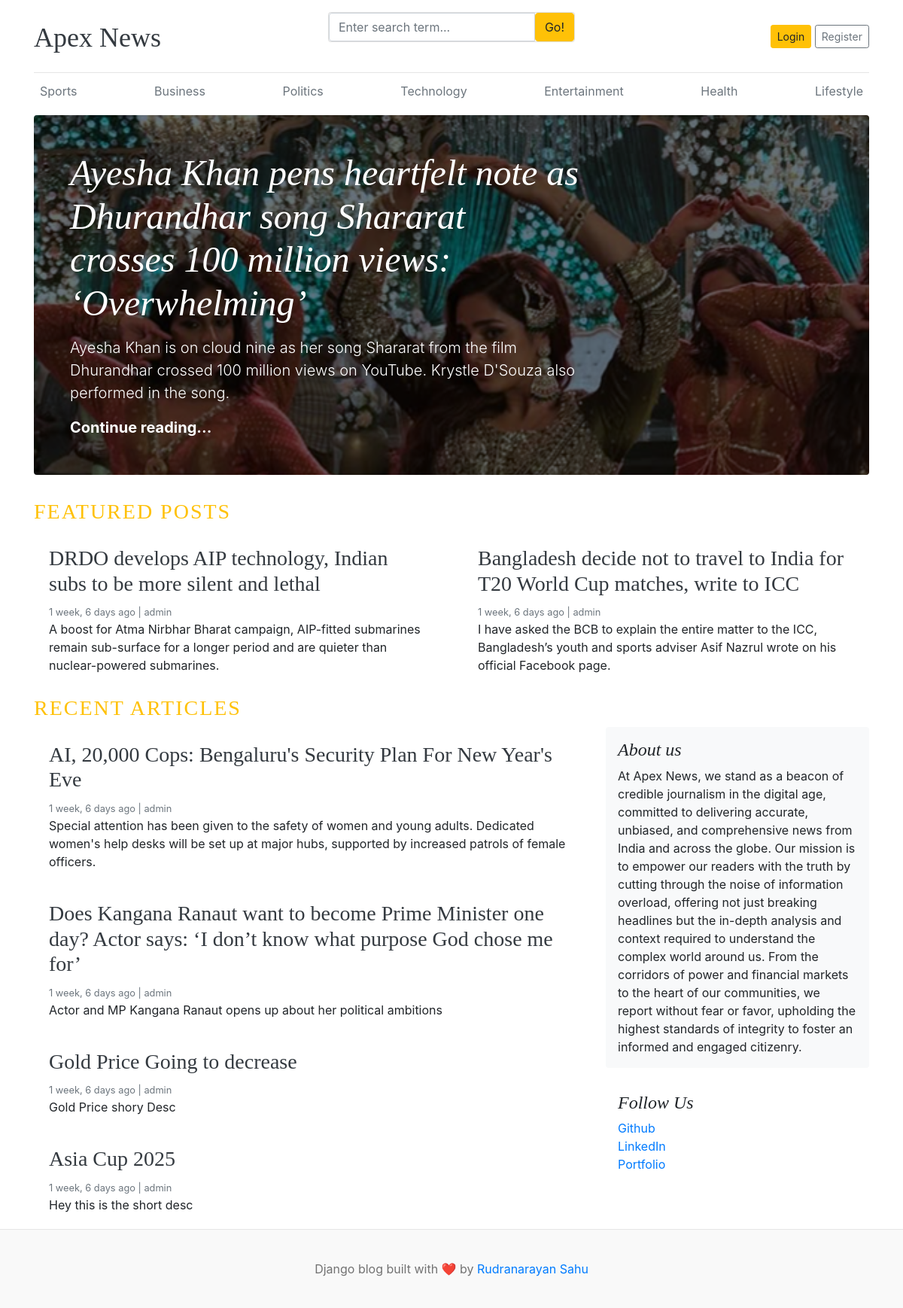
The page / on the database its author committed.
### blogs/models.py (models this page shows, shortened)
class Category(models.Model):
    category_name = models.CharField(max_length=50, unique=True)
    created_at = models.DateTimeField(auto_now_add=True)
    updated_at = models.DateTimeField(auto_now=True)
    class Meta:
        verbose_name = "Category"
        verbose_name_plural = "Categories"

class Blog(models.Model):
    title = models.CharField(max_length=200)
    slug = models.SlugField(max_length=200, unique=True, blank=True)
    category = models.ForeignKey(Category, on_delete=models.CASCADE)
    author = models.ForeignKey(User, on_delete=models.CASCADE)
    featured_image = models.ImageField(upload_to='uploads/%Y/%m/%d/',)
    short_description = models.TextField(max_length=500)
    blog_body = models.TextField(max_length=2000)
    status = models.CharField(max_length=20, choices=STATUS_CHOICES, default="Draft")
    is_featured = models.BooleanField(default=False)
    created_at = models.DateTimeField(auto_now_add=True)
    updated_at = models.DateTimeField(auto_now=True)
    class Meta:
        verbose_name = "Blog"
        verbose_name_plural = "Blogs"

### background/models.py (models this page shows, shortened)
class AboutModel(models.Model):
    title = models.CharField(max_length=200)
    content = models.TextField()
    created_at = models.DateTimeField(auto_now_add=True)
    updated_at = models.DateTimeField(auto_now=True)
    class Meta:
        verbose_name = "About"
        verbose_name_plural = "About"

class SocialLinks(models.Model):
    platform = models.CharField(max_length=100)
    url = models.URLField()
    created_at = models.DateTimeField(auto_now_add=True)
    updated_at = models.DateTimeField(auto_now=True)
    class Meta:
        verbose_name = "Social Link"
        verbose_name_plural = "Social Links"

### blog_main/views.py (the view)
# urls.py: 2. Add a URL to urlpatterns:  path('', views.home, name='home')
def home(request):
    featured_posts = Blog.objects.filter(is_featured=True).order_by('-created_at')
    posts = Blog.objects.filter(is_featured=False, status="Published").order_by('-created_at')
    try:
        about = AboutModel.objects.get()
    except AboutModel.DoesNotExist:
        about = None
    context = {
        'featured_posts': featured_posts,
        'posts': posts,
        'about': about,
    }
    return render(request, 'home.html', context)

### blogs/context_processors.py (called while the page is built)
def get_categories(request):
    from blogs.models import Category
    categories = Category.objects.all()
    return {'categories': categories}

def get_social_links(request):
    social_links = SocialLinks.objects.all()
    return {'social_links': social_links}

### templates/home.html (shortened to what this page needs)
{% extends 'base.html' %}
{% block content %}
        {% for post in featured_posts %} {% if forloop.first %}
        <div class="jumbotron p-3 p-md-5 text-white rounded bg-dark"
            style="background-image: url({{ post.featured_image.url }});background-blend-mode: overlay;background-size:cover;">
            <div class="col-md-8 px-0">
                <h1 class="display-4 font-italic">{{ post.title }}</h1>
                <p class="lead my-3">{{ post.short_description | truncatewords:30 }}</p>
                <p class="lead mb-0">
                    <a href="{% url 'blogs' post.slug %}" class="text-white font-weight-bold">Continue reading...</a>
                </p>
            </div>
        </div>
        {% endif %} {% endfor %}
        <h3 class="text-uppercase text-warning" style="letter-spacing: 2px">
            Featured Posts
        </h3>
        <div class="row mb-2">
            {% for post in featured_posts %} {% if not forloop.first %}
            <div class="col-md-6">
                <div class="card border-0">
                    <div class="card-body">
                        <h3><a class="text-dark" href="{% url 'blogs' post.slug %}">{{ post.title }}</a></h3>
                        <small class="mb-1 text-muted">{{ post.created_at | timesince }} ago | {{ post.author }}</small>
                        <p class="card-text">{{ post.short_description | truncatewords:30 }}</p>
                    </div>
                </div>
            </div>
            {% endif %} {% endfor %}
        </div>
        <h3 class="text-uppercase text-warning" style="letter-spacing: 2px">
            Recent Articles
        </h3>
        <main role="main" class="container p-0">
            <div class="row">
                <div class="col-md-8 blog-main">
                    {% for post in posts %}
                    <div class="card border-0">
                        <div class="card-body">
                            <h3><a class="text-dark" href="{% url 'blogs' post.slug %}">{{ post.title }}</a></h3>
                            <small class="mb-1 text-muted">{{ post.created_at | timesince }} ago | {{ post.author }}</small>
                            <p class="card-text">{{ post.short_description | truncatewords:50 }}</p>
                        </div>
                    </div>
                    {% endfor %}
                </div>
                <aside class="col-md-4 blog-sidebar">
                    <div class="p-3 mb-3 bg-light rounded">
                        <h4 class="font-italic">{{ about.title }}</h4>
                        <p class="mb-0">
                            {{ about.content }}
                        </p>
                    </div>
                    {% if social_links %}
                    <div class="p-3">
                        <h4 class="font-italic">Follow Us</h4>
                        <ol class="list-unstyled">
                            {% for i in social_links %}
                            <li><a href="{{ i.url }}" target="_blank">{{ i.platform }}</a></li>
                            {% endfor %}
                        </ol>
                    </div>
                    {% endif %}
                </aside>
            </div>
        </main>
    </div>
{% endblock %}

### templates/base.html (shortened to what this page needs)
{% load static %}
<!DOCTYPE html>
<html lang="en">
<head>
    <link href="https://getbootstrap.com/docs/4.0/dist/css/bootstrap.min.css" rel="stylesheet" />
    <link href="{% static 'css/blog.css' %}" rel="stylesheet" />
</head>
<body>
    <div class="container">
        <header class="blog-header py-3">
            <div class="row flex-nowrap justify-content-between align-items-center">
                <div class="col-4 pt-1">
                    <a class="blog-header-logo text-dark" href="/">Apex News</a>
                </div>
                <div class="card mb-4">
                        <form action ="{% url 'search_blogs' %}" method="GET">
                            <div class="input-group">
                                <input class="form-control" type="text" name="keyword" value="{{ keyword }}" placeholder="Enter search term..." aria-label="Enter search term..." aria-describedby="button-search" />
                                <button type="submit" class="btn btn-warning" id="button-search" type="button">Go!</button>
                            </div>
                        </form>
                </div>
                <div class="col-4 d-flex justify-content-end align-items-center">
                    <a class="btn btn-sm btn-warning" href="#">Login</a> &nbsp;
                    <a class="btn btn-sm btn-outline-secondary" href="{% url 'register' %}">Register</a>
                </div>
            </div>
        </header>
        <div class="nav-scroller py-1 mb-2">
            <nav class="nav d-flex justify-content-between">
                {% for category in categories %}
                <a class="p-2 text-muted" href="{% url 'posts_by_category' category.id %}">{{ category.category_name }}</a>
                {% endfor %}
            </nav>
        </div>
    {% block content %}
    {% endblock %}
    <footer class="blog-footer">
        <p>Django blog built with ❤️ by <a href="#">Rudranarayan Sahu</a></p>
    </footer>
</body>
</html>

### blog_main/static/css/blog.css (style rules this page uses)
.blog-header { border-bottom: 1px solid #e5e5e5; }
.blog-header-logo { font-family: "Playfair Display", Georgia, "Times New Roman", serif; font-size: 2.25rem; }
h1, h2, h3, h4, h5, h6 { font-family: "Playfair Display", Georgia, "Times New Roman", serif; }
.display-4 { font-size: 2.5rem; }
@media (min-width: 768px) { .display-4 { font-size: 3rem; } }
.blog-footer { padding: 2.5rem 0; color: #727272; text-align: center; background-color: #f9f9f9; border-top: .05rem solid #e5e5e5; }
.blog-footer p:last-child { margin-bottom: 0; }

### rows shown on the page
Category: category_name "Sports"
Category: category_name "Business"
Category: category_name "Politics"
Category: category_name "Technology"
Category: category_name "Entertainment"
Category: category_name "Health"
Category: category_name "Lifestyle"
Blog: featured_image (picture), title "Ayesha Khan pens heartfelt note as Dhurandhar song Shararat crosses 100 million views: ‘Overwhelming’", short_description "Ayesha Khan is on cloud nine as her song Shararat from the film Dhurandhar crossed 100 million views on YouTube. Krystle D'Souza also performed in the song."
Blog: title "DRDO develops AIP technology, Indian subs to be more silent and lethal", created_at "1 week, 6 days", author "admin", short_description "A boost for Atma Nirbhar Bharat campaign, AIP-fitted submarines remain sub-surface for a longer period and are quieter than nuclear-powered submarines."
Blog: title "Bangladesh decide not to travel to India for T20 World Cup matches, write to ICC", created_at "1 week, 6 days", author "admin", short_description "I have asked the BCB to explain the entire matter to the ICC, Bangladesh’s youth and sports adviser Asif Nazrul wrote on his official Facebook page."
Blog: title "AI, 20,000 Cops: Bengaluru's Security Plan For New Year's Eve", created_at "1 week, 6 days", author "admin", short_description "Special attention has been given to the safety of women and young adults. Dedicated women's help desks will be set up at major hubs, supported by increased patrols of female officers."
Blog: title "Does Kangana Ranaut want to become Prime Minister one day? Actor says: ‘I don’t know what purpose God chose me for’", created_at "1 week, 6 days", author "admin", short_description "Actor and MP Kangana Ranaut opens up about her political ambitions"
Blog: title "Gold Price Going to decrease", created_at "1 week, 6 days", author "admin", short_description "Gold Price shory Desc"
Blog: title "Asia Cup 2025", created_at "1 week, 6 days", author "admin", short_description "Hey this is the short desc"

### other values the page prints
{{ about.title }} "About us"
{{ i.platform }} "Github"
{{ i.platform }} "LinkedIn"
{{ i.platform }} "Portfolio"
